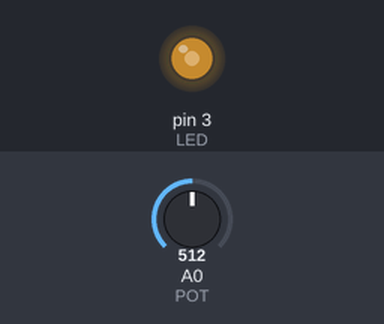
Simulated run of this sketch. Board: Arduino Uno, built with avr-gcc and run on an emulated ATmega328P. On the bench: output pins drawn as LEDs (lit = HIGH). Inputs (shaded band) come from the test bench; at power-on: A0 (POT) = 512.

Above: at 1.2 s.
1.3 s: A0 (POT) set to 716
At 1.6 s:
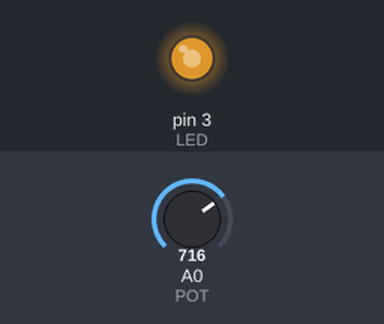
2.8 s: A0 (POT) set to 900
At 3.9 s:
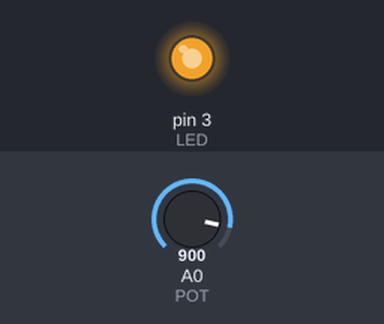
4.3 s: A0 (POT) set to 122
At 5.1 s:
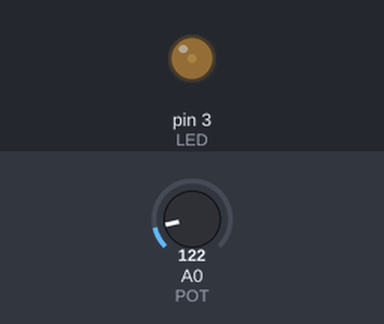
5.8 s: A0 (POT) set to 0
At 6.2 s:
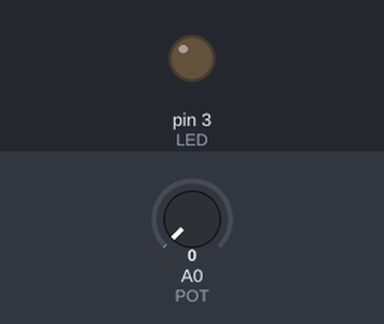
Timing chart, 0 to 8.3 s (numbered marks = the images above; inputs shaded):
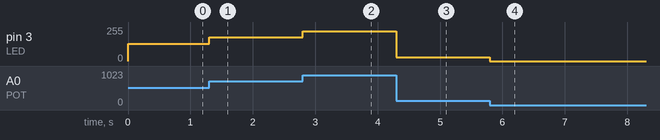

Measured:
- after the input at 1.3 s, pin 3 (LED): 128/255 → 179/255 at once
- after the input at 2.8 s, pin 3 (LED): 179/255 → 225/255 at once
- after the input at 4.3 s, pin 3 (LED): 225/255 → 30/255 at once
- after the input at 5.8 s, pin 3 (LED): 30/255 → 0/255 at once

The sketch:

mi_tercer_proyecto_0.5.ino
```cpp
int LED = 3,BRILLO,POT = 0;

void setup(){
  pinMode(LED,OUTPUT);
  //Las entradas analogicas no requieren inicializacion
}

void loop(){
  BRILLO = analogRead(POT) / 4;
  analogWrite(LED,BRILLO);
}
```
